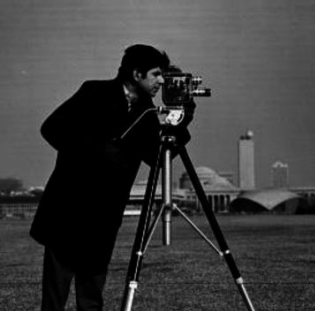
#> input picture lap/image1.png, 315 x 311 px
$ jupyter execute 20115621_BuiDinhHanhDu_lap.ipynb   (older library calls are emulated)
#> lines starting #> are read from the running program, lines starting #| are printed output that depends on the picture
[cell 1]
#khái báo thư viện
import matplotlib.pyplot as plt
import cv2
import numpy as np

[cell 2]
#Đọc ảnh và chuyển ảnh sang màu xám
img = cv2.imread('image1.png', cv2.IMREAD_GRAYSCALE)
#> img is the input picture: shape (311, 315); min 0, max 250, mean 61.7

1. Roberts

[cell 3]
#Ma trận bộ lọc Roberts
#Chiều x
Gx = np.array([[-1, 0, 1], [-2, 0, 2], [-1, 0, 1]], dtype=np.float32)
#Chiều y
Gy = np.array([[-1, -2, -1], [0, 0, 0], [1, 2, 1]], dtype=np.float32)

# Áp dụng lọc Roberts
#Ảnh lọc X
dx = cv2.filter2D(img, -1, Gx)
#Ảnh lọc Y
dy = cv2.filter2D(img, -1, Gy)

# Ảnh lọc X + ảnh lọc  Y
gradient = dx + dy

#Ảnh gốc + ảnh lọc
edg = img + gradient
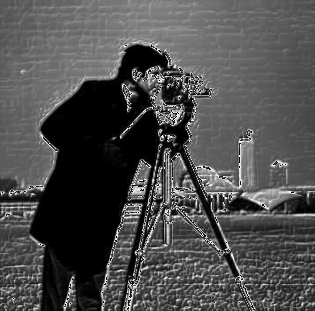
#> edg: shape (311, 315); min 0, max 255, mean 77.1

[cell 4]
#Hiển thị kết quả
plt.figure(figsize= (9, 9))

plt.subplot(331),plt.imshow(img, cmap= 'gray'),plt.title('Original')
plt.xticks([]), plt.yticks([])


plt.subplot(334),plt.imshow(dx, cmap= 'gray'), plt.title('Roberts X')
plt.xticks([]), plt.yticks([])

plt.subplot(335),plt.imshow(dy, cmap= 'gray'), plt.title('Roberts Y')
plt.xticks([]), plt.yticks([])

plt.subplot(336),plt.imshow(gradient, cmap= 'gray'), plt.title('Roberts X + Roberts Y')
plt.xticks([]), plt.yticks([])

plt.subplot(337),plt.imshow(edg, cmap= 'gray'), plt.title('Ảnh gốc + Ảnh lọc')
plt.xticks([]), plt.yticks([])

plt.show()

2. Sobel

[cell 5]
img = cv2.imread('image1.png', cv2.IMREAD_GRAYSCALE)

sobel_x = np.array([[-1, 0, 1], [-2, 0, 2], [-1, 0, 1]], dtype=np.float32)
sobel_y = np.array([[-1, -2, -1], [0, 0, 0], [1, 2, 1]], dtype=np.float32)

# Apply the Sobel filters using cv2.filter2d
gradient_x = cv2.filter2D(img, -1, sobel_x)
gradient_y = cv2.filter2D(img, -1, sobel_y)
gradient = gradient_x + gradient_y
# Optionally, you can also combine the filtered outputs to get the final edge map
edge = img + gradient

[cell 6]
#Hiển thị kết quả
plt.figure(figsize= (9, 9))

plt.subplot(331),plt.imshow(img, cmap= 'gray'),plt.title('Original')
plt.xticks([]), plt.yticks([])


plt.subplot(334),plt.imshow(gradient_x, cmap= 'gray'), plt.title('gradient_x')
plt.xticks([]), plt.yticks([])

plt.subplot(335),plt.imshow(gradient_y, cmap= 'gray'), plt.title('gradient_y')
plt.xticks([]), plt.yticks([])

plt.subplot(336),plt.imshow(gradient, cmap= 'gray'), plt.title('gradient')
plt.xticks([]), plt.yticks([])

plt.subplot(337),plt.imshow(edge, cmap= 'gray'), plt.title('Sobel')
plt.xticks([]), plt.yticks([])

plt.show()

3. Laplacian

[cell 7]
#Ma trận bộ lọc Laplacian
#Chuẩn
Laplacian_chuan = np.array([[0, 1, 0], [1, -4, 1], [0, 1, 0]], dtype=np.float32)
#Biến thể 1
Laplacian_1 = np.array([[1, 1, 1], [1, -8, 1], [1, 1, 1]], dtype=np.float32)
#Biến thể 2
Laplacian_2 = np.array([[-1, -1, -1], [-1, 8, -1], [-1, -1, -1]], dtype=np.float32)
#Biến thể 3
Laplacian_3 = np.array([[1, -2, 1], [-2, 4, -2], [1, -2, 1]], dtype=np.float32)

#Lọc ảnh
lc = cv2.filter2D(img, -1, Laplacian_chuan)
imc = img + lc

l1 = cv2.filter2D(img, -1, Laplacian_1)
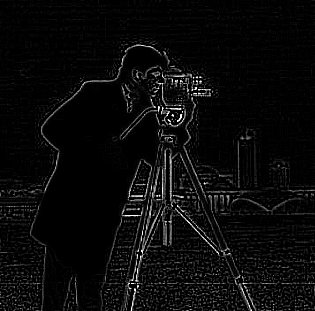
#> l1: shape (311, 315); min 0, max 255, mean 10.4
im1 = img + l1
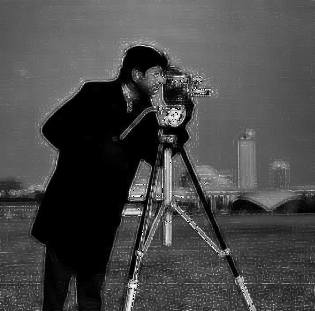
#> im1: shape (311, 315); min 0, max 255, mean 71.6

l2 = cv2.filter2D(img, -1, Laplacian_2)
im2 = img + l2

l3 = cv2.filter2D(img, -1, Laplacian_3)
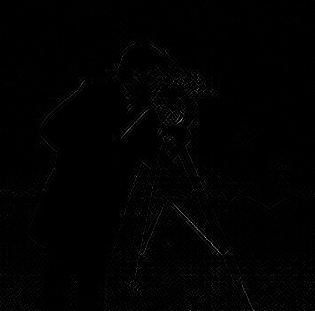
#> l3: shape (311, 315); min 0, max 185, mean 1.8
im3 = img + l3

[cell 8]
#Hiển thị kết quả
plt.figure(figsize= (16, 9))

plt.subplot(341),plt.imshow(img, cmap= 'gray'),plt.title('Original')
plt.xticks([]), plt.yticks([])


plt.subplot(345),plt.imshow(lc, cmap= 'gray'), plt.title('Laplacian')
plt.xticks([]), plt.yticks([])

plt.subplot(346),plt.imshow(l1, cmap= 'gray'), plt.title('Laplacian biến thể 1')
plt.xticks([]), plt.yticks([])

plt.subplot(347),plt.imshow(l2, cmap= 'gray'), plt.title('Laplacian biến thể 2')
plt.xticks([]), plt.yticks([])

plt.subplot(348),plt.imshow(l3, cmap= 'gray'), plt.title('Laplacian biến thể 3')
plt.xticks([]), plt.yticks([])

plt.subplot(349),plt.imshow(imc, cmap= 'gray'), plt.title('Kết quả Laplacian')
plt.xticks([]), plt.yticks([])

plt.subplot(3, 4, 10),plt.imshow(im1, cmap= 'gray'), plt.title('Kết quả Laplacian biến thể 1')
plt.xticks([]), plt.yticks([])

plt.subplot(3, 4, 11),plt.imshow(im2, cmap= 'gray'), plt.title('Kết quả Laplacian biến thể 2')
plt.xticks([]), plt.yticks([])

plt.subplot(3, 4, 12),plt.imshow(im3, cmap= 'gray'), plt.title('Kết quả Laplacian biến thể 3')
plt.xticks([]), plt.yticks([])

plt.show()

4.

[cell 9]
img = cv2.imread('img.jpg', cv2.IMREAD_GRAYSCALE)
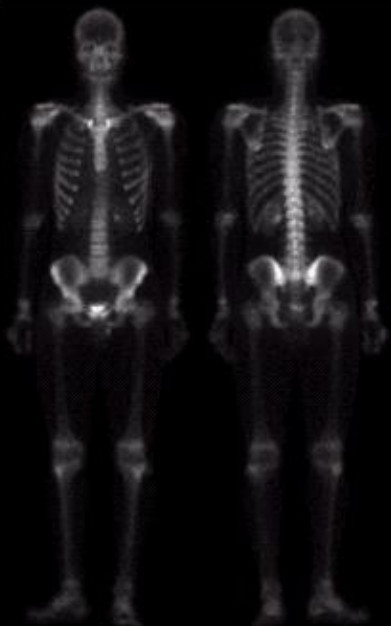
#> input picture lap/img.jpg, 391 x 626 px
#> img: shape (626, 391); min 0, max 252, mean 17.6
plt.imshow(img, cmap = 'gray')
plt.title('Born scan')
plt.xlabel ('(a)')
plt.xticks([]), plt.yticks([])

plt.show()

[cell 10]
blurred = cv2.GaussianBlur(img, (3, 3), 0)
laplacian = cv2.Laplacian(blurred, cv2.CV_64F)
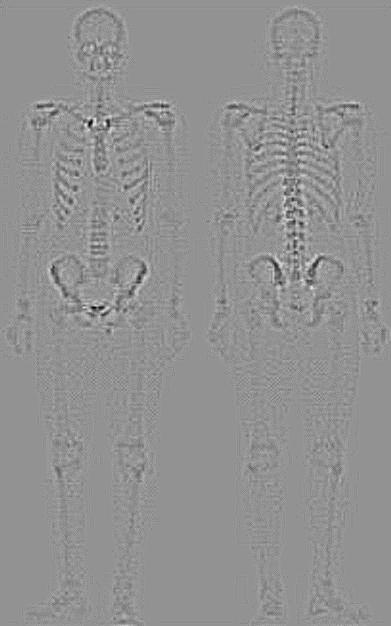
#> laplacian: shape (626, 391) float64; min -35, max 26, mean 0; drawn with min black and max white


plt.imshow(laplacian, cmap = 'gray')
plt.title('Laplacian filter of bone scan (a)')
plt.xlabel ('(b)')
plt.xticks([]), plt.yticks([])

plt.show()

[cell 11]
sharpened = cv2.subtract(img, laplacian, dtype=cv2.CV_8U)


plt.imshow(sharpened, cmap = 'gray')
plt.title('Sharpened version of bone scan achieved \n by subtracting (a) and (b)')
plt.xlabel ('(c)')
plt.xticks([]), plt.yticks([])

plt.show()

[cell 12]
sobel_x = np.array([[-1, 0, 1], [-2, 0, 2], [-1, 0, 1]], dtype=np.float32)
sobel_y = np.array([[-1, -2, -1], [0, 0, 0], [1, 2, 1]], dtype=np.float32)

# Apply the Sobel filters using cv2.filter2d
gradient_x = cv2.filter2D(img, -1, sobel_x)
gradient_y = cv2.filter2D(img, -1, sobel_y)
gradient = gradient_x + gradient_y
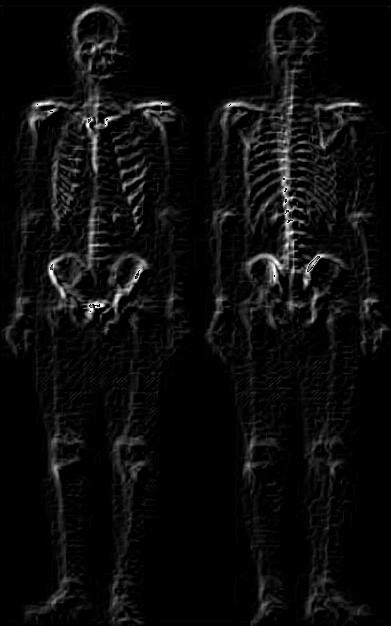
#> gradient: shape (626, 391); min 0, max 255, mean 11.8
# Optionally, you can also combine the filtered outputs to get the final edge map
sobel_filter = img + gradient

plt.imshow(sobel_filter, cmap = 'gray')
plt.title('Sobel filter of bone scan (a)')
plt.xlabel ('(d)')
plt.xticks([]), plt.yticks([])

plt.show()

[cell 13]
# Define the kernel for smoothing
kernel = np.ones((5, 5), np.float32) / 25

# Apply the filter using OpenCV's filter2D function
smoothed_image = cv2.filter2D(sobel_filter, -1, kernel)
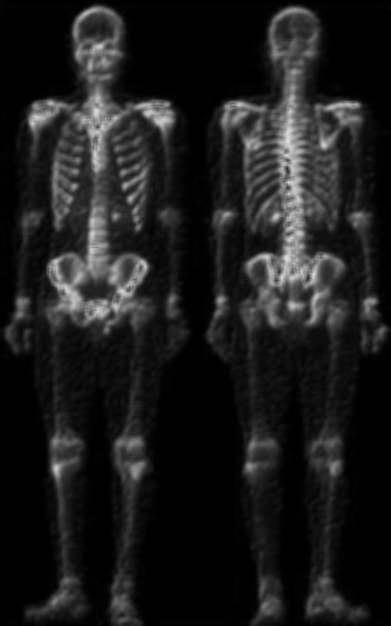
#> smoothed_image: shape (626, 391); min 0, max 223, mean 27.9

plt.imshow(smoothed_image, cmap = 'gray')
plt.title('Image (d) smoothed with a 5*5 averaging filter')
plt.xlabel ('(e)')
plt.xticks([]), plt.yticks([])

plt.show()

[cell 14]
plt.imshow(sharpened, cmap = 'gray')
plt.title('product c makes a mask')
plt.xlabel ('(f)')
plt.xticks([]), plt.yticks([])

plt.show()

[cell 15]
sharpenedf = img + sharpened
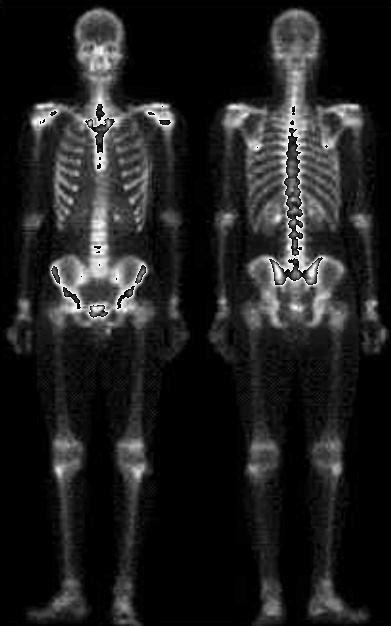
#> sharpenedf: shape (626, 391); min 0, max 255, mean 31.7

plt.imshow(sharpenedf, cmap = 'gray')
plt.title('Sharpened image which is sum of (a) and (f)')
plt.xlabel ('(g)')
plt.xticks([]), plt.yticks([])

plt.show()

[cell 16]
c = 1.0  # Constant
gamma = 0.5  # Power exponent
output_image = np.power(c * sharpenedf, gamma).astype(np.uint8)
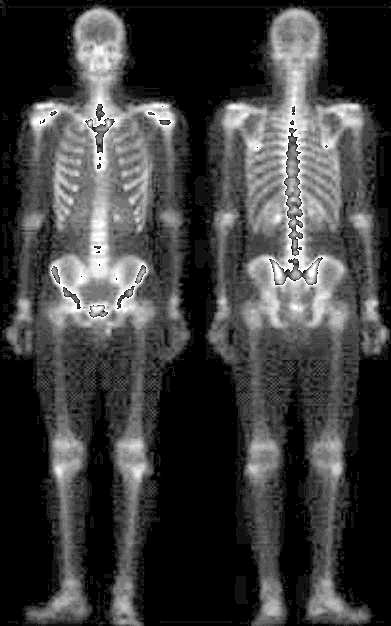
#> output_image: shape (626, 391); min 0, max 15, mean 3.65; drawn with min black and max white

plt.imshow(output_image, cmap = 'gray')
plt.title('Result of applying a power-law trans. to (g)')
plt.xlabel ('(h)')
plt.xticks([]), plt.yticks([])

plt.show()
